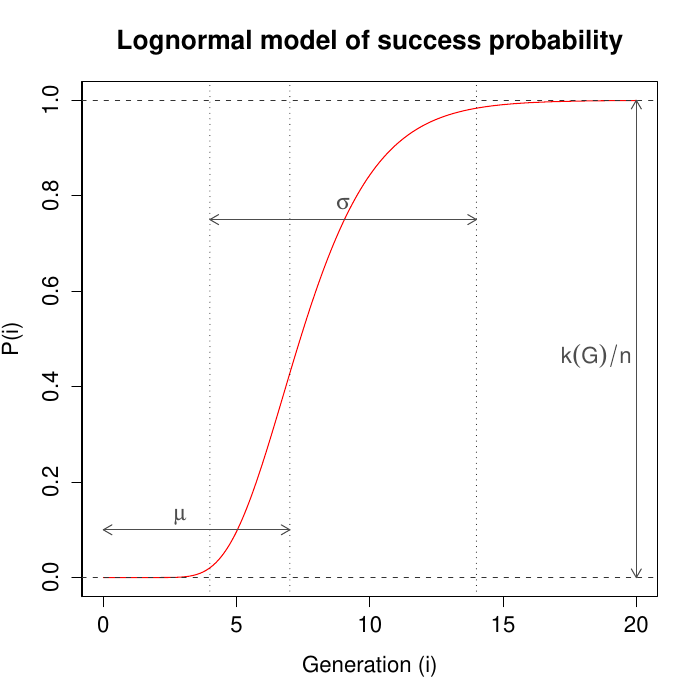

Here is the R script that generated this plot:
#!/usr/bin/Rscript --vanilla

i <- seq(from=0, to=20, length=200)
y <- plnorm(i, mean=2, sd=0.3)

x11()

plot(i, y, type="n", xlab="Generation (i)", ylab="P(i)", main="Lognormal model of success probability")
lines(i, y, col="red")

abline(h=1, col="grey20", lty="dashed")
abline(h=0, col="grey20", lty="dashed")
abline(v=4, lty="dotted")
abline(v=14,lty="dotted")
abline(v=7, lty="dotted")

# Sigma
arrows(4, 0.75, 14, 0.75,length=0.1, code=3, col="grey30")
text(9, 0.75, expression(sigma), pos=3, col="grey30")
# K
arrows(20, 0, 20, 1,length=0.1, code=3, col="grey30")
text(18.5, 0.5, expression(k(G)/n), pos=1, col="grey30")
# Mean
arrows(0, 0.1, 7, 0.1,length=0.1, code=3, col="grey30")
text(3.5, 0.12, expression(mu), pos=2, col="grey30")

dev.copy2pdf(file="lognormal.pdf")
while(1) Sys.sleep(10)
